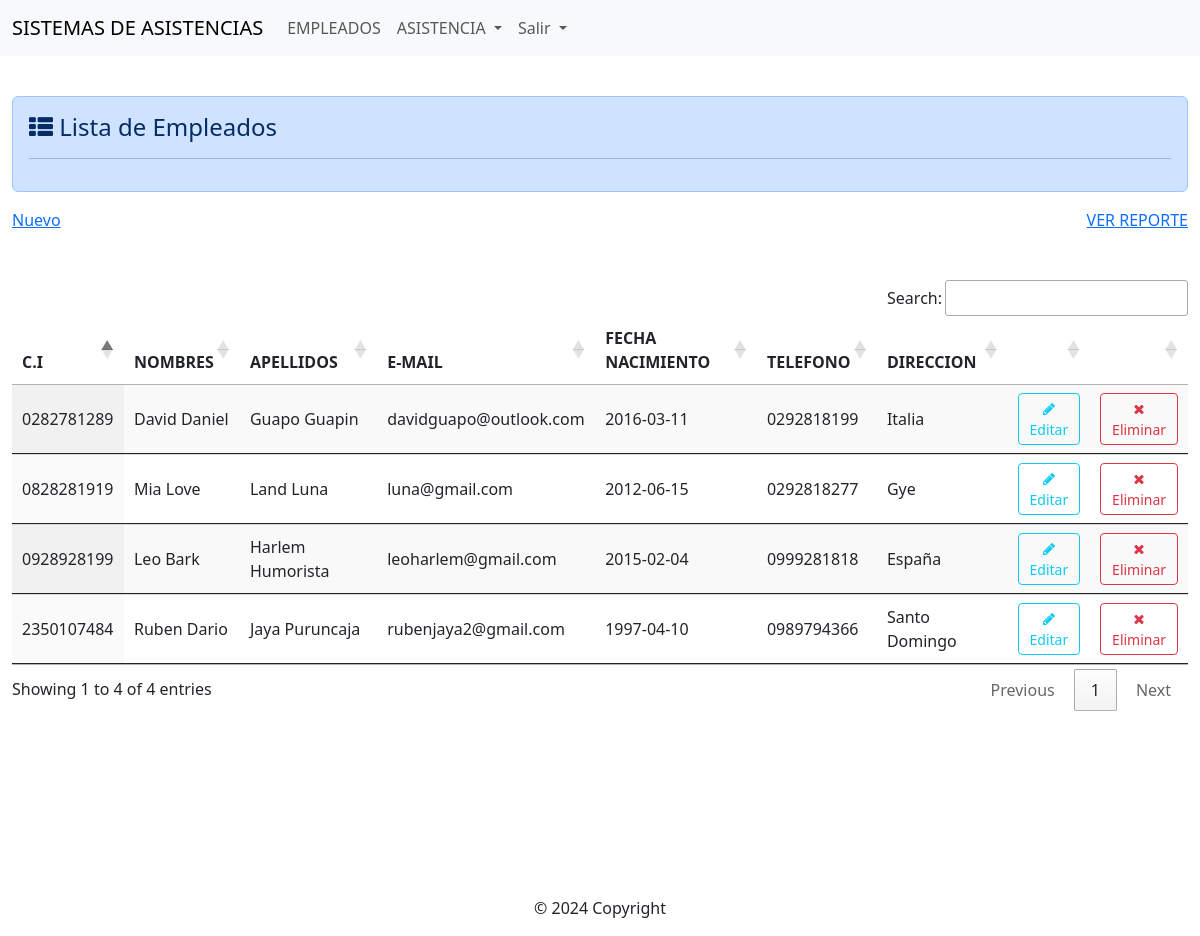
/soft_asistencias/empleados (signed in), run on the app's committed database.
### tables this page shows
CREATE TABLE `empleados` (
  `id` int(11) NOT NULL,
  `cedula` varchar(10) NOT NULL,
  `primerNombre` varchar(40) NOT NULL,
  `segundoNombre` varchar(40) NOT NULL,
  `primerApellido` varchar(40) NOT NULL,
  `segundoApellido` varchar(40) NOT NULL,
  `correo` varchar(100) NOT NULL,
  `fecha_nac` date NOT NULL,
  `telefono` varchar(10) NOT NULL,
  `direccion` varchar(250) NOT NULL,
  `id_estado` int(11) NOT NULL
);

### soft_asistencias/controller/controller.php (called while the page is built, shortened)
<?php
	class MvcController {
		public function plantilla() {
			include "view/template.php";
		}
		public function enlacesPaginasController() {
			if ( isset($_GET['action']) ) {
				$enlaceController = $_GET['action'];
			} else{
				$enlaceController = "log";
			}
			$respuesta = EnlacesPaginas::EnlacesPaginasModel($enlaceController);
			include $respuesta;
		}
	}

### soft_asistencias/index.php (called while the page is built, shortened)
<?php
	require_once ("controller/controller.php");
	$mvc = new MvcController();
	$mvc -> plantilla();

### soft_asistencias/model/class_cc.php (called while the page is built, shortened)
<?php
    class Conexion extends Config {
    	public static function conectar() {
    		try {
    			if ('Desarrollo' == self::AMBIENTE) {
	    			$cc = new PDO(self::$_SERVIDOR, self::$_USUARIO, self::$_CLAVE,
						array(PDO::ATTR_ERRMODE, PDO::ERRMODE_EXCEPTION, PDO::FETCH_OBJ));
				}
    		} catch (Exception $e) {
    			echo 'Error en la conexi&oacute;n <br />'. $e->getMessage();
    		}
            return $cc;
    	}
	}

### soft_asistencias/model/model_empleados.php (called while the page is built, shortened)
<?php
    require_once ("class_cc.php");
    class EmpleadosModel {
        public static function vistaEmpleadosModel($tabla) {
            $stmt = Conexion::conectar()->prepare("SELECT * FROM $tabla WHERE id_estado = 1 ORDER BY id ASC");
            $stmt->execute();
            return $stmt->fetchAll();
        }
    }

### soft_asistencias/controller/controller_empleados.php (the view, shortened to what this page needs)
<?php
    require_once ("model/model_empleados.php");
    class EmpleadosController {
        public function vistaEmpleadosController(){
			$response = EmpleadosModel::vistaEmpleadosModel("empleados");      ?>
            <table class="table table-striped table-condensed table-hover display" id="example" style="width:100%; height:100%; background:ghostwhite">
            <thead>
                <tr>
                    <th>C.I</th>
                    <th>NOMBRES</th>
                    <th>APELLIDOS</th>
                    <th>E-MAIL</th>
                    <th>FECHA NACIMIENTO</th>
                    <th>TELEFONO</th>
                    <th>DIRECCION</th>
                    <th></th>
                    <th></th>
                </tr>
            </thead>
            <tbody>
			<?php foreach((array) $response as $row => $items) { ?>
				<tr>
                        <td><?php echo $items["cedula"]; ?></td>
						<td><?php echo $items["primerNombre"]." ".$items["segundoNombre"]; ?></td>
                        <td><?php echo $items["primerApellido"]." ".$items["segundoApellido"]; ?></td>
						<td><?php echo $items["correo"]; ?></td>
                        <td><?php echo $items["fecha_nac"]; ?></td>
                        <td><?php echo $items["telefono"]; ?></td>
                        <td><?php echo $items["direccion"]; ?></td>
                        <td><a href="index.php?action=empleados_upd&id=<?php echo $items["id"]; ?>">
                            <span class="btn btn-outline-info btn-sm"><i class="fa fa-pencil"></i> Editar</span></a></td>
                        <td><a href="index.php?action=empleados_del&id=<?php echo $items["id"]; ?>">
                            <span class="btn btn-outline-danger btn-sm"><i class="fa fa-remove"></i> Eliminar</span></a></td>
                    </tr>
            <?php } ?>
            </tbody>
    </table>
<?php		}
    }

### soft_asistencias/view/default/header.php (shortened to what this page needs)
<?php
    require_once ("controller/controller_empleados.php");
?>
<!doctype html>
<html lang="en">
  <head>
    <link href="https://cdn.jsdelivr.net/npm/bootstrap@5.3.0-alpha1/dist/css/bootstrap.min.css" rel="stylesheet">
    <link href="resources/font-awesome/css/font-awesome.min.css" rel="stylesheet" type="text/css" />
    <link href="https://cdn.datatables.net/1.13.1/css/jquery.dataTables.min.css" rel="stylesheet" type="text/css">
  </head>
  <body>
<nav class="navbar navbar-expand-lg bg-body-tertiary">
  <div class="container-fluid">
    <a class="navbar-brand" href="#">SISTEMAS DE ASISTENCIAS</a>
    <div class="collapse navbar-collapse" id="navbarSupportedContent">
      <ul class="navbar-nav me-auto mb-2 mb-lg-0">
      <?php
      if (isset($_SESSION["usuario"])) {
      if ($_SESSION) { ?>
        <li class="nav-item"><a class="nav-link" href="empleados">EMPLEADOS</a></li>
        <li class="nav-item dropdown">
          <a class="nav-link dropdown-toggle" href="#" role="button" data-bs-toggle="dropdown" aria-expanded="false">
            ASISTENCIA
          </a>
        </li>
        <li class="nav-item dropdown">
          <a class="nav-link dropdown-toggle" href="#" role="button" data-bs-toggle="dropdown" aria-expanded="false">
            Salir
          </a>
        </li>
        <?php } }  ?>
      </ul>
    </div>
  </div>
</nav>

### soft_asistencias/view/template.php (shortened to what this page needs)
<?php include ("view/default/header.php"); ?>
    <div class="container-fluid py-3" style="min-height:800px;"><br />
<?php
    $mvc = new MvcController();
    $mvc -> enlacesPaginasController();
?>
<?php include ("view/default/footer.php") ?>

### soft_asistencias/view/modules/empleados.php (shortened to what this page needs)
<?php
    $user = @$_SESSION["usuario"];
    if (!isset($user)) {
        echo '<script>
                window.location.href = "log";
              </script>';
    }else{
        require_once ("controller/controller_empleados.php");
        $view = new EmpleadosController;
        $view->registroEmpleadosController();
?>
<div class="col-12">
        <div class="alert alert-primary">
            <h4><i class="fa fa-th-list"></i> Lista de Empleados </h4><hr />
        </div>
</div>
<div class="d-flex justify-content-between">
<a href="empleados_nuevo">Nuevo</a>
    <div><a href="model/pdf/pdfEmpleados.php" target="_blank">VER REPORTE</a></div>
</div>
<div class="row mt-5">
<div class="col-sm-12 col-md-12 col-lg-12" style="height:100%">
        <?php $view->vistaEmpleadosController(); ?>
    </div>
</div>
</div>
<?php } ?>

### soft_asistencias/view/default/footer.php (shortened to what this page needs)
  </body>
<footer class="page-footer font-small special-color-dark pt-4">
    <div class="footer-copyright text-center py-3">© 2024 Copyright
    </div>
  </footer>
</html>

### data on the page
empleados: cedula "0828281919", primerNombre "Mia", segundoNombre "Love", primerApellido "Land", segundoApellido "Luna", correo "luna@gmail.com", fecha_nac "2012-06-15", telefono "0292818277", direccion "Gye"
empleados: cedula "0928928199", primerNombre "Leo", segundoNombre "Bark", primerApellido "Harlem", segundoApellido "Humorista", correo "leoharlem@gmail.com", fecha_nac "2015-02-04", telefono "0999281818", direccion "España"
empleados: cedula "0282781289", primerNombre "David", segundoNombre "Daniel", primerApellido "Guapo", segundoApellido "Guapin", correo "davidguapo@outlook.com", fecha_nac "2016-03-11", telefono "0292818199", direccion "Italia"
empleados: cedula "2350107484", primerNombre "Ruben", segundoNombre "Dario", primerApellido "Jaya", segundoApellido "Puruncaja", correo "rubenjaya2@gmail.com", fecha_nac "1997-04-10", telefono "0989794366", direccion "Santo Domingo"
